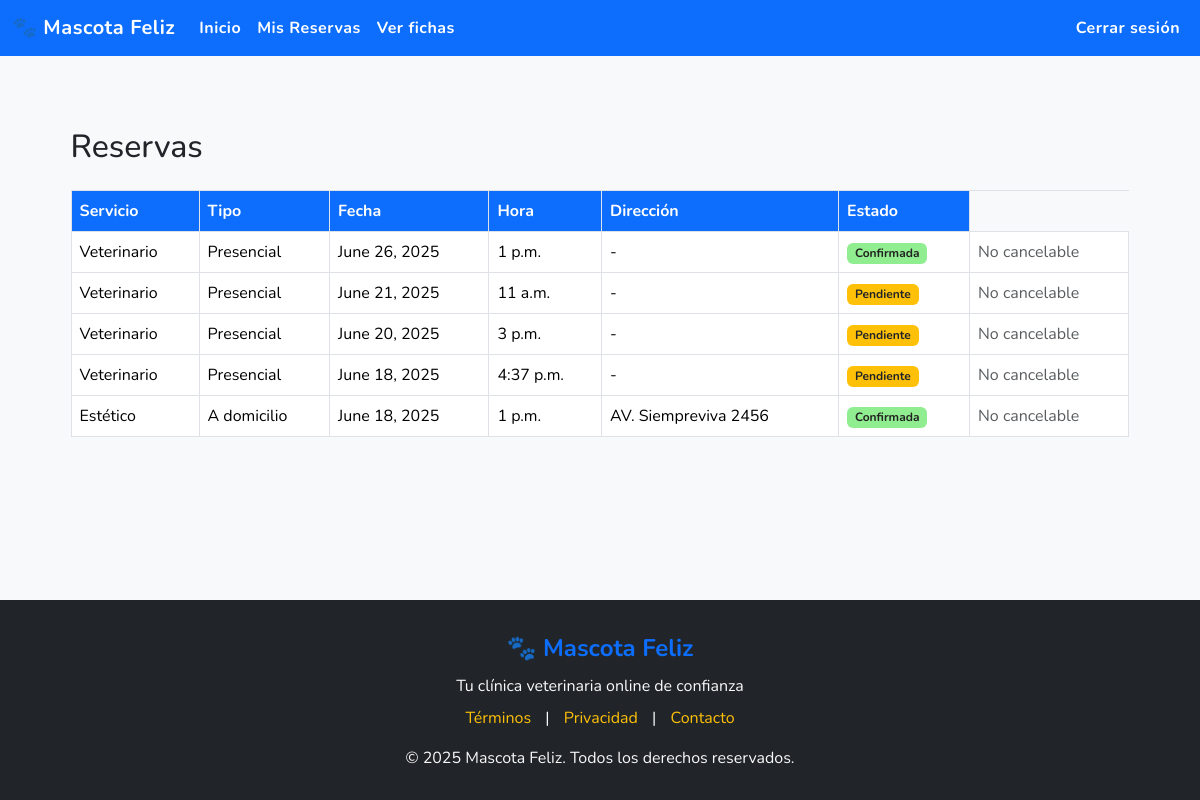
Page /reservas/ (signed in) on the earlier database version.
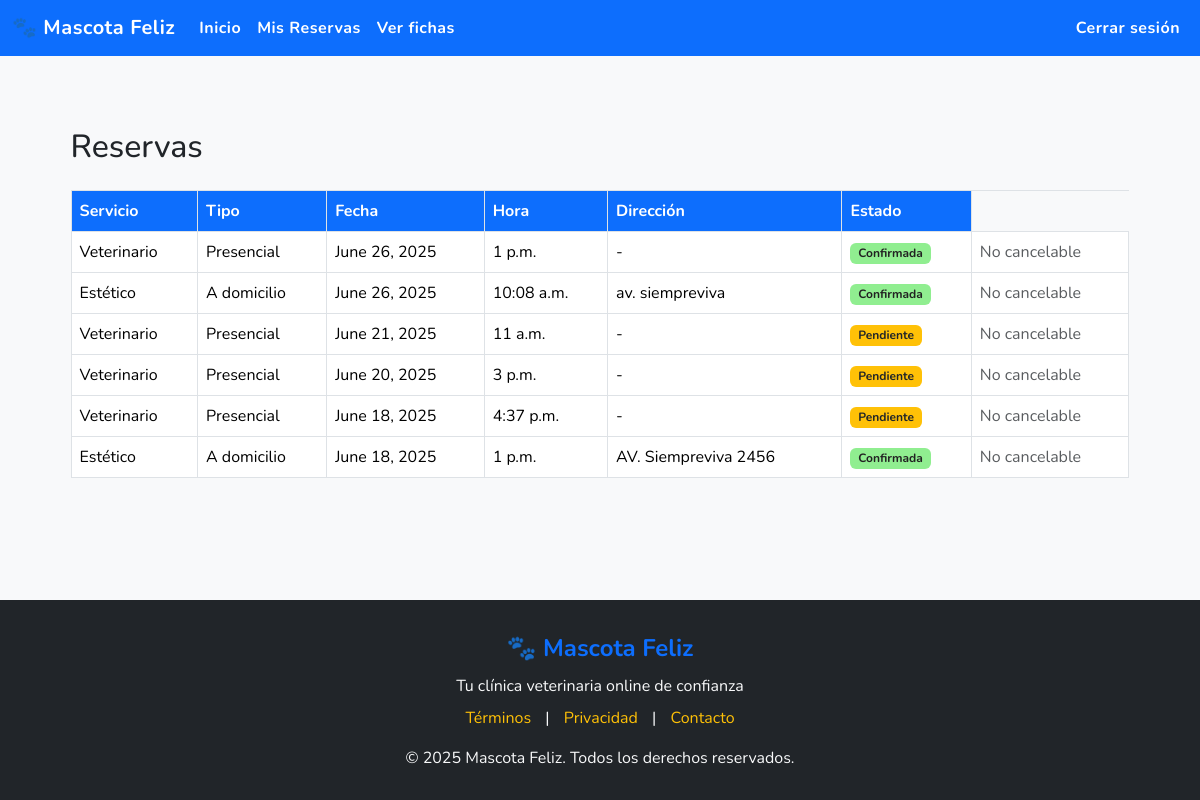
Same page on the later database version.
### core/models.py (models this page shows, shortened)
class Reserva(models.Model):
    ESTADOS = [
        ('pendiente', 'Pendiente'),
        ('confirmada', 'Confirmada'),
        ('en_camino', 'En camino'),         # solo a domicilio
        ('en_espera', 'En espera'),         # solo presencial
        ('en_atencion', 'En atención'),
        ('finalizada', 'Finalizada'),
        ('cancelada', 'Cancelada'),
        ('no_asistio', 'No asistió'),
    ]
    TIPO_SERVICIO_CHOICES = [
        ('veterinario', 'Veterinario'),
        ('estetico', 'Estético'),
    ]
    TIPO_RESERVA_CHOICES = [
        ('presencial', 'Presencial'),
        ('domicilio', 'A domicilio'),
    ]
    cliente = models.ForeignKey(Usuario, on_delete=models.CASCADE, limit_choices_to={'tipo_usuario': 'cliente'})
    tipo_servicio = models.CharField(max_length=20, choices=TIPO_SERVICIO_CHOICES)
    tipo_reserva = models.CharField(max_length=20, choices=TIPO_RESERVA_CHOICES)
    direccion = models.CharField(max_length=255, blank=True, null=True)  # obligatoria si es a domicilio
    estado = models.CharField(max_length=20, choices=ESTADOS, default='pendiente')
    fecha_creacion = models.DateTimeField(auto_now_add=True)
    fecha = models.DateField()
    hora = models.TimeField()

### app/views.py (the view)
# urls.py: path('reservas/', views.ver_reservas_cliente, name='ver_reservas'),
@login_required
def ver_reservas_cliente(request):
    if request.user.tipo_usuario != 'cliente':
        return HttpResponseForbidden("Acceso denegado.")
    reservas = Reserva.objects.filter(cliente=request.user).order_by('-fecha', '-hora')
    return render(request, 'pages/ver_reservas.html', {
        'reservas': reservas,
        'today': date.today()
    })

### app/templates/pages/ver_reservas.html (shortened to what this page needs)
{% extends 'base/base.html' %}
{% block content %}
<div class="container mt-5">
    <h2 class="mb-4">Reservas</h2>
    {% if reservas %}
        <table class="table table-bordered">
            <thead>
                <tr>
                <th>Servicio</th>
                <th>Tipo</th>
                <th>Fecha</th>
                <th>Hora</th>
                <th>Dirección</th>
                <th>Estado</th>
                </tr>
            </thead>
            <tbody>
                {% for reserva in reservas %}
                <tr>
                    <td>{{ reserva.get_tipo_servicio_display }}</td>
                    <td>{{ reserva.get_tipo_reserva_display }}</td>
                    <td>{{ reserva.fecha }}</td>
                    <td>{{ reserva.hora }}</td>
                    <td>{{ reserva.direccion|default:"-" }}</td>
                    <td>
                        {% if reserva.get_estado_display == "Pendiente" %}
                            <span class="badge bg-warning text-dark">{{ reserva.get_estado_display }}</span>
                        {% elif reserva.get_estado_display == "Confirmada" %}
                            <span class="badge" style="background-color: #90ee90; color: #222;">{{ reserva.get_estado_display }}</span>
                        {% elif reserva.get_estado_display == "Cancelada" %}
                            <span class="badge bg-danger">{{ reserva.get_estado_display }}</span>
                        {% elif reserva.get_estado_display == "Cerrada" %}
                            <span class="badge bg-success">{{ reserva.get_estado_display }}</span>
                        {% else %}
                            <span class="badge bg-secondary">{{ reserva.get_estado_display }}</span>
                        {% endif %}
                    </td>
                    <td>
                    {% if user.tipo_usuario == 'cliente' and reserva.fecha >= today and reserva.estado == 'pendiente' %}
                        <a href="{% url 'cambiar_estado_reserva' reserva.id 'confirmada' %}" class="btn btn-sm btn-warning">Confirmar Reserva</a>
                        <form method="post" action="{% url 'cancelar_reserva_cliente' reserva.id %}">
                        {% csrf_token %}
                        <button type="submit" class="btn btn-sm btn-danger">Cancelar</button>
                        </form>
                    {% elif user.tipo_usuario == 'cliente' and reserva.fecha >= today and reserva.estado == 'confirmada' %}
                        <form method="post" action="{% url 'cancelar_reserva_cliente' reserva.id %}">
                        {% csrf_token %}
                        <button type="submit" class="btn btn-sm btn-danger">Cancelar</button>
                        </form>
                    {% else %}
                        <span class="text-muted">No cancelable</span>
                    {% endif %}
                    </td>
                </tr>
                {% endfor %}
            </tbody>
        </table>
    {% else %}
        <p>No tienes reservas registradas.</p>
    {% endif %}
</div>
{% endblock %}

Differences in the rows shown:
added Reserva: tipo_servicio "Estético", tipo_reserva "A domicilio", fecha "June 26, 2025", hora "10:08 a.m.", direccion "av. siempreviva", estado "Confirmada", shows "No cancelable"
